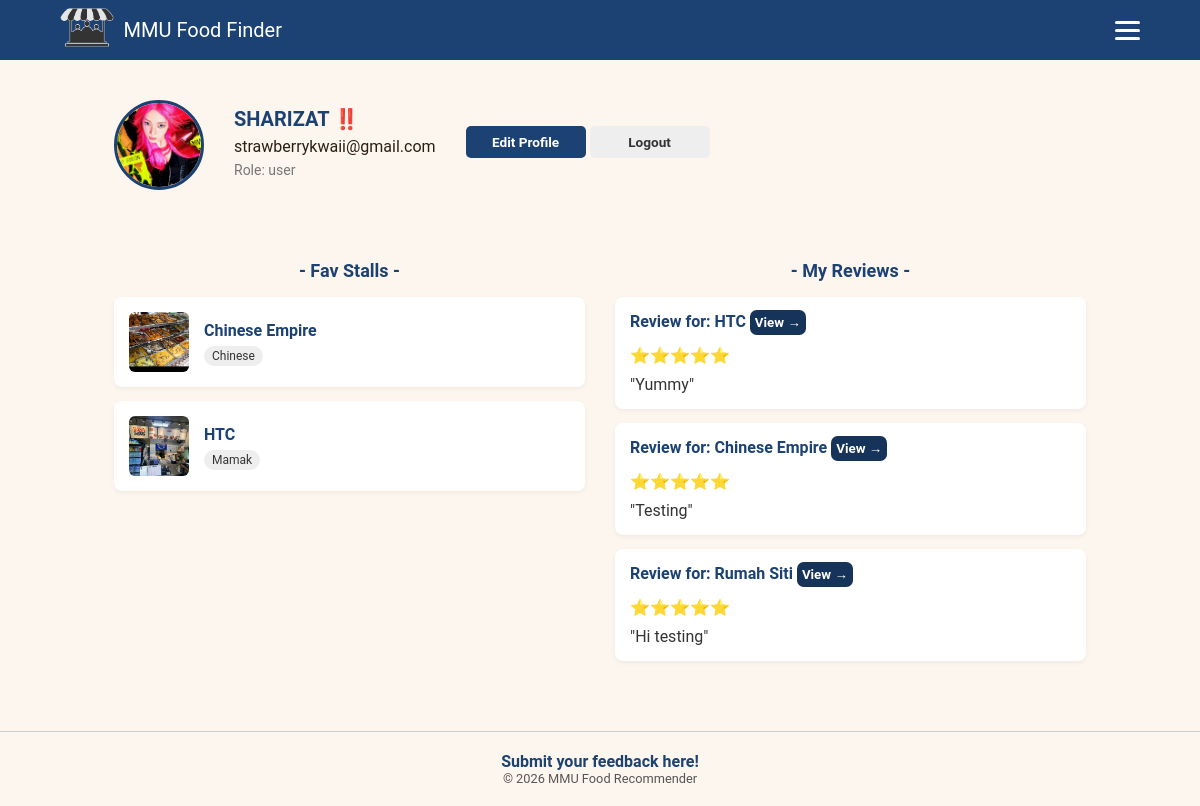
The page /profile (signed in) on the database its author committed.
### app.py (models this page shows)
class User(db.Model, UserMixin):
    id = db.Column(db.Integer, primary_key=True)
    name = db.Column(db.String(100), nullable=True)
    email = db.Column(db.String(120), unique=True, nullable=False)
    password = db.Column(db.String(120), nullable=False)
    role = db.Column(db.String(20), default='user')
    avatar_file = db.Column(db.String(100), nullable=False, default='default_avatar.png')

class Stall(db.Model):
    id = db.Column(db.Integer, primary_key=True)
    name = db.Column(db.String(120), nullable=False)
    location_id = db.Column(db.Integer, db.ForeignKey('location.id'), nullable=False)
    category = db.Column(db.String(100))
    description = db.Column(db.Text)
    manager_id = db.Column(db.Integer, db.ForeignKey('user.id'))
    food_type = db.Column(db.String(50))
    price_range = db.Column(db.String(10), nullable=False, default="RM")
    image_file = db.Column(db.String(100), nullable=False, default='default_stall.jpg')
    reviews = db.relationship('Review', backref='stall', cascade="all, delete-orphan", lazy=True)

class Review(db.Model):
    id = db.Column(db.Integer, primary_key=True)
    rating = db.Column(db.Integer, nullable=False)
    comment = db.Column(db.Text)
    user_id = db.Column(db.Integer, db.ForeignKey('user.id'), nullable=False)
    stall_id = db.Column(db.Integer, db.ForeignKey('stall.id'), nullable=False)
    author = db.relationship('User', backref=db.backref('my_reviews', lazy=True))

### app.py (the view)
@app.route('/profile')
@login_required
def profile():
    favourites = Favourite.query.filter_by(user_id=current_user.id).all()
    fav_stalls = []
    for f in favourites:
        stall = Stall.query.get(f.stall_id)
        if stall:
            fav_stalls.append(stall)
    reviews = Review.query.filter_by(user_id=current_user.id).all()
    return render_template('profile.html', fav_stalls=fav_stalls, reviews=reviews)

### app.py (called while the page is built)
@login_manager.user_loader
def load_user(user_id):
    return User.query.get(int(user_id))

### templates/profile.html (shortened to what this page needs)
{% extends "base.html" %}
{% block body_class %}page-profile{% endblock %}
{% block content %}
    <section class="profile-section">
        <div class="profile-card">
            <div class="avatar">
                {% if current_user.avatar_file == 'default_avatar.png' or not current_user.avatar_file %}
                    <i class="fa fa-user"></i>
                {% else %}
                    <img src="{{ url_for('static', filename='uploads/' + current_user.avatar_file) }}" alt="Profile Picture">
                {% endif %}
            </div>
            <div class="profile-info">
                <h2 class="profile-name">{{ current_user.name or "No Name Provided" }}</h2>
                <p class="profile-email">{{ current_user.email }}</p>
                <p class="profile-bio">Role: {{ current_user.role }}</p>
            </div>
            <div class="profile-actions">
                <button class="btn-edit" onclick="openEditModal()">Edit Profile</button>
                <button class="btn-logout"><a href="{{ url_for('logout') }}">Logout</a></button>
            </div>
        </div>
    </section>
    <section class="bottom-section">
        <div class="column">
            <h3 class="column-title">- Fav Stalls -</h3>
            <div class="stalls-list">
                {% if fav_stalls %}
                    {% for stall in fav_stalls %}
                        <a href="{{ url_for('stall_details', stall_id=stall.id) }}" class="fav-stall-link">
                            <div class="fav-stall-card">
                                <img src="{{ url_for('static', filename='uploads/' + stall.image_file if stall.image_file != 'default_stall.jpg' else 'default_stall.jpg') }}" alt="{{ stall.name }}">
                                <div>
                                    <h4>{{ stall.name }}</h4>
                                    <span class="category-badge">{{ stall.category }}</span>
                                </div>
                            </div>
                        </a>
                    {% endfor %}
                {% else %}
                    <p class="empty-list">No favorite stalls added yet.</p>
                {% endif %}
            </div>
        </div>
        <div class="column">
            <h3 class="column-title">- My Reviews -</h3>
            <div class="reviews-list">
                {% if reviews %}
                    {% for review in reviews %}
                        <a href="{{ url_for('stall_details', stall_id=review.stall_id) }}#review-card-{{ review.id }}" class="clickable-review-wrapper">
                            <div class="review-card">
                                <h4><span>Review for: {{ review.stall.name }}</span> <small>View →</small></h4>
                                <div class="stars">{% for i in range(review.rating) %}⭐{% endfor %}</div>
                                <p>"{{ review.comment }}"</p>
                            </div>
                        </a>
                    {% endfor %}
                {% else %}
                    <p class="empty-list">You haven't written any reviews yet.</p>
                {% endif %}
            </div>
        </div>
    </section>
{% endblock %}

### static/style.css (style rules this page uses)
:root { --primary: #1c4273; --navy-dark: #153256; --navy: #1c4273; --blue-mid: #578ef4; --cream: #fdf6ee; --warm-white: #fff9f2; --orange: #e07b39; --orange-light: #fde8cc; --dark: #2b1f14; --mid: #6b4f35; --muted: #a08060; --border: #e2cdb5; --green: #3d7a56; --green-light: #e4f2ea; --gold: #f0a500; --red: #e0473e; --shadow: 0 2px 12px rgba(43, 31, 20, 0.08); --shadow-md: 0 4px 20px rgba(43, 31, 20, 0.13); }
body { font-family: 'Roboto', sans-serif; background-color: var(--cream); color: var(--dark); min-height: 100vh;margin: 0;padding: 0; }
.page-profile .stalls-list, .page-profile .reviews-list { display: flex; flex-direction: column; gap: 14px; }
.page-profile .bottom-section h4 small { background-color: #163459; border-radius: 0.5em; color: #fff; padding: 5px; }
.page-profile * { margin: 0; padding: 0; box-sizing: border-box; font-family: 'Roboto', sans-serif; }
.page-profile .profile-section { padding: 40px 5%;width: 100%; }
.page-profile .profile-card { display: flex; align-items: center; gap: 30px; }
.page-profile .avatar { width: 90px; height: 90px; border-radius: 50%; border: 3px solid #1c4273; display: flex; align-items: center; justify-content: center; font-size: 2.5rem; color: #1c4273; background: #eef2f8; flex-shrink: 0; overflow: hidden; }
.page-profile .avatar img { width: 100%; height: 100%; object-fit: cover; }
.page-profile .profile-info { display: flex; flex-direction: column; gap: 6px; }
.page-profile .profile-name { font-size: 20px; font-weight: 700; color: #1c4273; }
.page-profile .profile-bio { font-size: 14px; color: #777; margin-bottom: 6px; }
.page-profile .btn-edit, .page-profile .btn-logout { width: 120px; padding: 8px 0; border-radius: 5px; border: none; font-size: 0.85rem; cursor: pointer; font-weight: 600; }
.page-profile .btn-edit { background: #1c4273; color: white; margin-bottom: 6px; }
.page-profile .btn-logout { background: #eee; color: #333; }
.page-profile .btn-logout a { color: inherit; text-decoration: none; }
.page-profile .bottom-section { display: grid; grid-template-columns: 1fr 1fr; gap: 30px; padding: 30px 5%; max-width: 1100px; margin: 0 auto; }
.page-profile .column-title { font-size: 18px; font-weight: 700; color: #1c4273; margin-bottom: 16px; text-align: center; }
.page-profile .fav-stall-card, .page-profile .review-card { background: white; padding: 15px; border-radius: 8px; box-shadow: 0 2px 5px rgba(0,0,0,0.05); display: flex; flex-direction: column; gap: 10px; text-decoration: none; color: inherit; }
.page-profile .fav-stall-card { flex-direction: row; align-items: center; gap: 15px; }
.page-profile .fav-stall-card img { width: 60px; height: 60px; object-fit: cover; border-radius: 6px; }
.page-profile .category-badge { font-size: 12px; background: #eee; padding: 3px 8px; border-radius: 12px; text-transform: capitalize; }
.page-profile .stars { color: #ffcc00; }
.page-profile .bottom-section a { text-decoration: none; color: #333; display: block; }
.page-profile .bottom-section h4 { color: #1c4273; margin-bottom: 5px; }

### rows shown on the page
User: avatar_file (picture), name "SHARIZAT ‼️", email "strawberrykwaii@gmail.com", role "user"
Stall: image_file (placeholder picture), name "Chinese Empire", category "Chinese"
Stall: image_file (picture), name "HTC", category "Mamak"
Review: stall.name "HTC", rating 5 (drawn), comment "Yummy"
Review: stall.name "Chinese Empire", rating 5 (drawn), comment "Testing"
Review: stall.name "Rumah Siti", rating 5 (drawn), comment "Hi testing"
